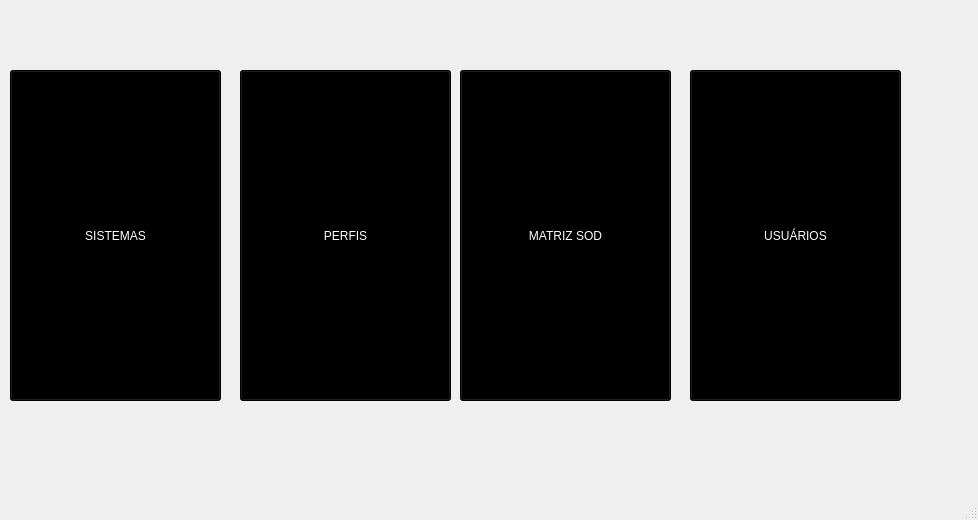
<?xml version="1.0" encoding="UTF-8"?>
<ui version="4.0">
 <class>MainWindow</class>
 <widget class="QMainWindow" name="MainWindow">
  <property name="geometry">
   <rect>
    <x>0</x>
    <y>0</y>
    <width>978</width>
    <height>520</height>
   </rect>
  </property>
  <property name="maximumSize">
   <size>
    <width>16777215</width>
    <height>520</height>
   </size>
  </property>
  <property name="windowTitle">
   <string>MainWindow</string>
  </property>
  <property name="autoFillBackground">
   <bool>false</bool>
  </property>
  <widget class="QWidget" name="centralwidget">
   <widget class="QPushButton" name="pushButton">
    <property name="geometry">
     <rect>
      <x>10</x>
      <y>70</y>
      <width>211</width>
      <height>331</height>
     </rect>
    </property>
    <property name="styleSheet">
     <string notr="true">font: 22pt &quot;MS Shell Dlg 2&quot;;
color: white;
background-color: rgb(0, 0, 0);
</string>
    </property>
    <property name="text">
     <string>SISTEMAS</string>
    </property>
   </widget>
   <widget class="QPushButton" name="pushButton_2">
    <property name="geometry">
     <rect>
      <x>240</x>
      <y>70</y>
      <width>211</width>
      <height>331</height>
     </rect>
    </property>
    <property name="styleSheet">
     <string notr="true">font: 22pt &quot;MS Shell Dlg 2&quot;;
color: white;
background-color: rgb(0, 0, 0);
</string>
    </property>
    <property name="text">
     <string>PERFIS</string>
    </property>
   </widget>
   <widget class="QPushButton" name="pushButton_3">
    <property name="geometry">
     <rect>
      <x>460</x>
      <y>70</y>
      <width>211</width>
      <height>331</height>
     </rect>
    </property>
    <property name="styleSheet">
     <string notr="true">font: 22pt &quot;MS Shell Dlg 2&quot;;
color: white;
background-color: rgb(0, 0, 0);
</string>
    </property>
    <property name="text">
     <string>MATRIZ SOD</string>
    </property>
   </widget>
   <widget class="QPushButton" name="pushButton_4">
    <property name="geometry">
     <rect>
      <x>690</x>
      <y>70</y>
      <width>211</width>
      <height>331</height>
     </rect>
    </property>
    <property name="styleSheet">
     <string notr="true">font: 22pt &quot;MS Shell Dlg 2&quot;;
color: white;
background-color: rgb(0, 0, 0);
</string>
    </property>
    <property name="text">
     <string>USUÁRIOS</string>
    </property>
   </widget>
  </widget>
  <widget class="QStatusBar" name="statusBar"/>
 </widget>
 <resources/>
 <connections/>
</ui>
